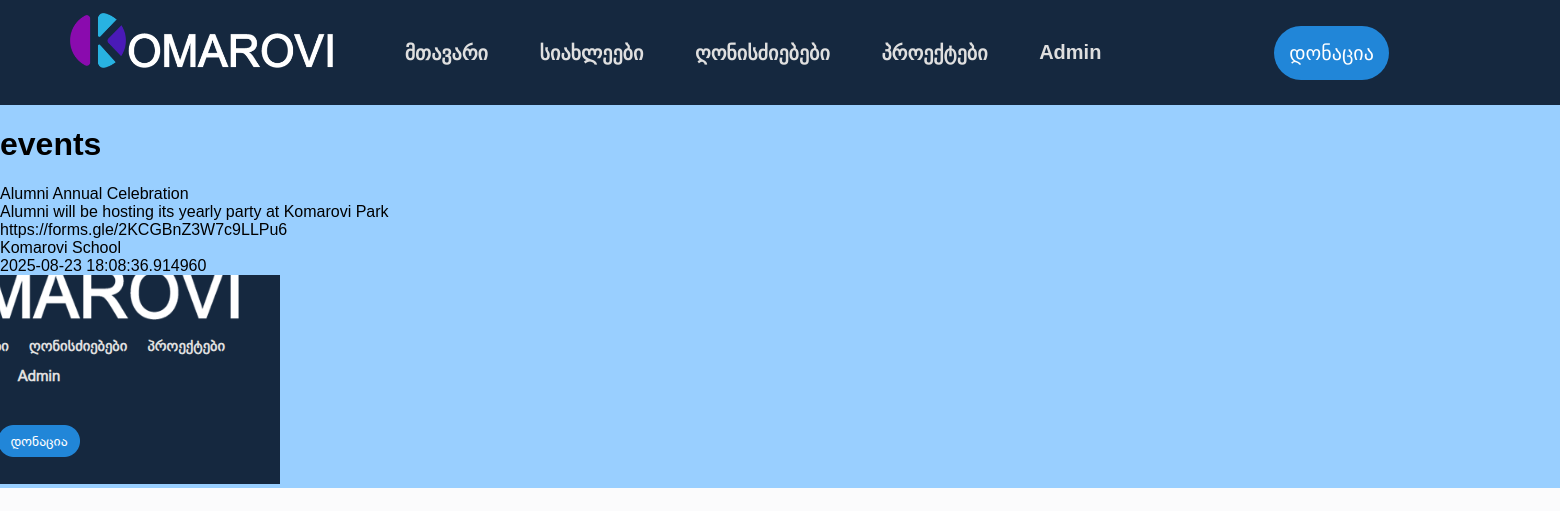
The page /events/1 on the database its author committed.
### run.py (models this page shows, shortened)
class Events(db.Model):
    id = db.Column(db.Integer, primary_key=True)
    title = db.Column(db.String(500), nullable=False)
    description = db.Column(db.Text)
    registration_link = db.Column(db.String(500))
    location = db.Column(db.String(500))
    image = db.Column(db.String(200))
    date_added = db.Column(db.DateTime, default=datetime.utcnow)

### run.py (the view)
@app.route("/events/<int:id>")
def event(id):
    event = Events.query.get_or_404(id)
    return render_template('event.html', event=event)

### templates/event.html
{% extends "base.html" %} {% block head %}
<link
  rel="stylesheet"
  href="{{ url_for('static', filename='css/events.css') }}"
/>
{% endblock %} {% block content %}
<h1>events</h1>
<div class="event">
  {{event.title}}<br />
  {{event.description}}<br />
  {{event.registration_link}}<br />
  {{event.location}}<br />
  {{event.date_added}}<br />
  {% if event.image %}
  <img
    src="{{ url_for('static', filename='uploads/' + event.image) }}"
    alt="{{ event.title }}"
  />
  {% else %}
  <p>No image available</p>
  {% endif %}<br />
</div>
{% endblock content%}

### static/css/main.css (style rules this page uses)
html, body { margin: 0; padding: 0; background-color: rgb(251, 251, 252); font-family: "BpgIngiriArial", Arial, Helvetica, sans-serif; }

### static/css/events.css (style rules this page uses)
body { background-color: rgb(153, 207, 255); }

### rows shown on the page
Events: title "Alumni Annual Celebration", description "Alumni will be hosting its yearly party at Komarovi Park", registration_link "https://forms.gle/2KCGBnZ3W7c9LLPu6", location "Komarovi School", date_added "2025-08-23 18:08:36.914960", image (picture)
